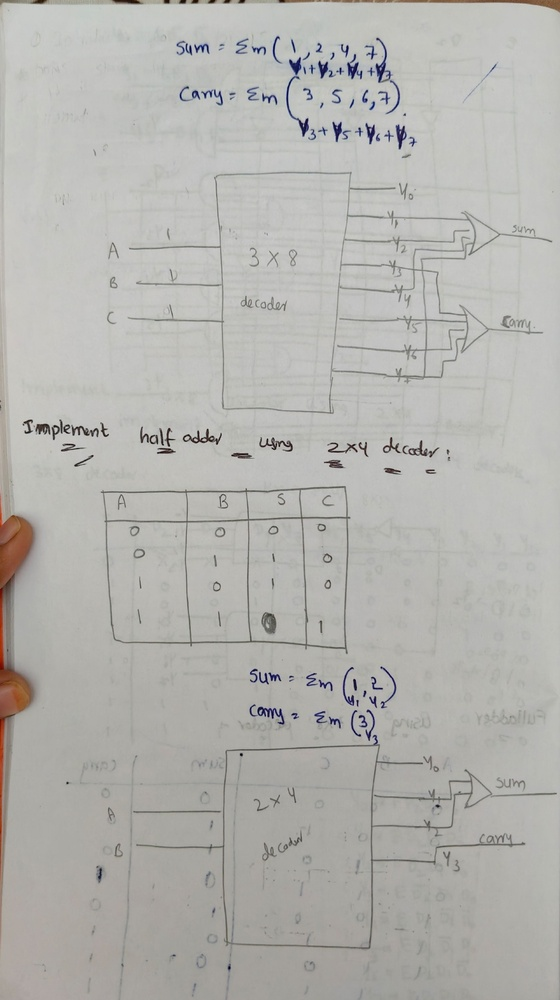
#> input picture test_images/real/3rd unit 2nd half 2-mid  (3)_page-0022.jpg, 560 x 1000 px, shrunk from 924 x 1650 before the run
$ python -i image_forensics.py   (imports and definitions only)   (older library calls are emulated)
#> lines starting #> are read from the running program, lines starting #| are printed output that depends on the picture; after the words box and inside, x2 and y2 are one past the last pixel; in counts of white or black regions, pixels touching at a corner belong together
### pipeline/stroke_analysis.py
"""
STROKE ANALYSIS - COMPLETELY REWRITTEN
The old version was returning 1.0 for everything
This version uses different approach: texture analysis instead of edge detection
"""

import cv2
import numpy as np
from scipy.stats import entropy
from scipy.ndimage import generic_filter

def extract_ink_regions(gray_img, threshold=127):
    """
    Extract only the ink (dark) regions
    """
    # Invert: ink becomes white, paper becomes black
    inverted = 255 - gray_img

    # Threshold to get binary mask
    _, binary = cv2.threshold(inverted, threshold, 255, cv2.THRESH_BINARY)

    return binary

def analyze_ink_texture(gray_img):
    """
    Analyze texture of ink strokes
    Real ink: grainy, variable intensity
    AI ink: smooth, uniform
    """
    # Get ink regions
    ink_mask = extract_ink_regions(gray_img)

    # Get intensity values in ink regions
    ink_pixels = gray_img[ink_mask > 0]

    if len(ink_pixels) < 100:
        return 0.5  # Not enough ink

    # 1. Intensity variance (real ink varies more)
    intensity_var = np.var(ink_pixels)

    # 2. Local variance (texture roughness)
    def local_variance(values):
        return np.var(values)

    # Calculate local variance in 5x5 windows
    local_var_map = generic_filter(gray_img.astype(float), local_variance, size=5)
    local_var_in_ink = local_var_map[ink_mask > 0]

    if len(local_var_in_ink) > 0:
        texture_roughness = np.mean(local_var_in_ink)
    else:
        texture_roughness = 0.0

    # 3. Edge sharpness (AI edges are too perfect)
    edges = cv2.Canny(gray_img, 100, 200)
    edge_in_ink = edges[ink_mask > 0]
    edge_density = np.sum(edge_in_ink) / (len(ink_pixels) + 1)

    # Real handwriting: intensity_var ~400-800, texture_roughness ~50-150, edge_density ~0.1-0.3
    # AI: intensity_var ~200-400, texture_roughness ~20-50, edge_density ~0.05-0.15

    # Scoring
    if intensity_var > 500:
        var_score = 0.0  # Real
    elif intensity_var < 300:
        var_score = 1.0  # AI
    else:
        var_score = (500 - intensity_var) / 200

    if texture_roughness > 100:
        texture_score = 0.0  # Real
    elif texture_roughness < 40:
        texture_score = 1.0  # AI
    else:
        texture_score = (100 - texture_roughness) / 60

    if edge_density > 0.25:
        edge_score = 0.0  # Real - lots of variation
    elif edge_density < 0.1:
        edge_score = 1.0  # AI - too smooth
    else:
        edge_score = (0.25 - edge_density) / 0.15

    # Combine
    score = 0.4 * var_score + 0.35 * texture_score + 0.25 * edge_score

    return max(0.0, min(1.0, score))

def analyze_stroke_pressure(gray_img):
    """
    Analyze pressure variation (width changes)
    Real: varies with pressure
    AI: constant width
    """
    # Get ink regions
    ink_mask = extract_ink_regions(gray_img)

    # Distance transform shows "thickness" at each point
    dist_transform = cv2.distanceTransform(ink_mask, cv2.DIST_L2, 5)

    # Get thickness values where there's ink
    thickness_values = dist_transform[ink_mask > 0]

    if len(thickness_values) < 50:
        return 0.5

    # Calculate statistics
    thickness_std = np.std(thickness_values)
    thickness_range = np.ptp(thickness_values)  # max - min
    thickness_cv = thickness_std / (np.mean(thickness_values) + 1e-6)

    # Real: std ~2-5, range ~8-20, CV ~0.3-0.7
    # AI: std ~0.5-2, range ~2-8, CV ~0.1-0.3

    if thickness_std > 3:
        std_score = 0.0
    elif thickness_std < 1.5:
        std_score = 1.0
    else:
        std_score = (3 - thickness_std) / 1.5

    if thickness_range > 12:
        range_score = 0.0
    elif thickness_range < 5:
        range_score = 1.0
    else:
        range_score = (12 - thickness_range) / 7

    if thickness_cv > 0.4:
        cv_score = 0.0
    elif thickness_cv < 0.2:
        cv_score = 1.0
    else:
        cv_score = (0.4 - thickness_cv) / 0.2

    score = 0.4 * std_score + 0.3 * range_score + 0.3 * cv_score

    return max(0.0, min(1.0, score))

def analyze_stroke_direction(gray_img):
    """
    Analyze stroke direction changes
    Real: natural curves, direction changes
    AI: too smooth, mechanical
    """
    # Calculate gradients
    sobelx = cv2.Sobel(gray_img, cv2.CV_64F, 1, 0, ksize=3)
    sobely = cv2.Sobel(gray_img, cv2.CV_64F, 0, 1, ksize=3)

    # Get angles
    angles = np.arctan2(sobely, sobelx)

    # Get ink regions
    ink_mask = extract_ink_regions(gray_img)
    angles_in_ink = angles[ink_mask > 0]

    if len(angles_in_ink) < 100:
        return 0.5

    # Calculate directional variance
    # Real handwriting has more angular variation
    angle_std = np.std(angles_in_ink)

    # Histogram of angles
    hist, _ = np.histogram(angles_in_ink, bins=36, range=(-np.pi, np.pi))
    angle_entropy = entropy(hist + 1)

    # Real: angle_std ~0.8-1.5, entropy ~2.5-3.5
    # AI: angle_std ~0.4-0.8, entropy ~1.5-2.5

    if angle_std > 1.0:
        std_score = 0.0
    elif angle_std < 0.6:
        std_score = 1.0
    else:
        std_score = (1.0 - angle_std) / 0.4

    if angle_entropy > 3.0:
        ent_score = 0.0
    elif angle_entropy < 2.0:
        ent_score = 1.0
    else:
        ent_score = (3.0 - angle_entropy) / 1.0

    score = 0.6 * std_score + 0.4 * ent_score

    return max(0.0, min(1.0, score))

def analyze_stroke_naturalness(gray_img):
    """
    MAIN FUNCTION: Combines all stroke analyses
    Returns score [0,1] where higher = more AI-like
    """
    # Run all analyses
    texture_score = analyze_ink_texture(gray_img)
    pressure_score = analyze_stroke_pressure(gray_img)
    direction_score = analyze_stroke_direction(gray_img)

    # Weighted combination
    final_score = (
        0.40 * texture_score +
        0.35 * pressure_score +
        0.25 * direction_score
    )

    return max(0.0, min(1.0, final_score))

### pipeline/image_forensics.py
"""
Image Forensics Module - UPDATED WITH NEW STROKE ANALYSIS
Analyzes pixel-level behavior: noise, strokes, paper
"""

import cv2
import numpy as np
from scipy.stats import entropy

# Import the new stroke analysis
from pipeline.stroke_analysis import analyze_stroke_naturalness

# ==================== NOISE ANALYSIS ====================

def extract_noise_residual(gray_img):
    """Extract noise by subtracting smoothed version"""
    blurred = cv2.GaussianBlur(gray_img, (5, 5), 0)
    noise = gray_img.astype(np.float32) - blurred.astype(np.float32)
    return noise

def noise_variance_map(noise, block_size=32):
    """Measure noise variance across spatial blocks"""
    h, w = noise.shape
    variances = []

    for y in range(0, h - block_size, block_size):
        for x in range(0, w - block_size, block_size):
            block = noise[y:y+block_size, x:x+block_size]
            variances.append(np.var(block))

    return np.array(variances)

def fft_energy_ratio(noise):
    """Analyze frequency spectrum of noise"""
    fft = np.fft.fft2(noise)
    fft_shift = np.fft.fftshift(fft)
    magnitude = np.abs(fft_shift)

    h, w = magnitude.shape
    center = magnitude[h//4:3*h//4, w//4:3*w//4]

    high_freq = magnitude.sum() - center.sum()
    low_freq = center.sum()

    return high_freq / (low_freq + 1e-6)

def noise_authenticity_score(gray_img):
    """
    Improved noise analysis
    Higher = more synthetic-like
    """
    noise = extract_noise_residual(gray_img)
    variances = noise_variance_map(noise)

    if len(variances) == 0:
        return 0.5

    variance_std = np.std(variances)
    variance_mean = np.mean(variances)
    freq_ratio = fft_energy_ratio(noise)

    # Add: Check noise distribution uniformity
    variance_cv = variance_std / (variance_mean + 1e-6)

    # Real photos: variance_std ~15-50, freq_ratio ~0.9-2.0, CV ~0.5-1.5
    # AI images: variance_std ~2-15, freq_ratio ~0.3-0.9, CV ~0.2-0.5

    # Variance scoring
    if variance_std > 25:
        var_score = 0.0
    elif variance_std < 8:
        var_score = 1.0
    else:
        var_score = (25 - variance_std) / 17.0

    # Frequency ratio scoring
    if freq_ratio > 1.2:
        freq_score = 0.0
    elif freq_ratio < 0.6:
        freq_score = 1.0
    else:
        freq_score = (1.2 - freq_ratio) / 0.6

    # CV scoring (uniformity check)
    if variance_cv > 0.8:
        cv_score = 0.0  # Real - non-uniform
    elif variance_cv < 0.3:
        cv_score = 1.0  # AI - too uniform
    else:
        cv_score = (0.8 - variance_cv) / 0.5

    # Weighted combination
    score = 0.45 * var_score + 0.35 * freq_score + 0.20 * cv_score

    return max(0.0, min(1.0, score))

# ==================== PAPER TEXTURE ====================

def extract_background_regions(gray_img, threshold=180):
    """Sample ink-free (paper) regions"""
    background_mask = gray_img > threshold
    background_pixels = gray_img[background_mask]
    return background_pixels

def texture_entropy(pixels):
    """Measure randomness in paper texture"""
    if len(pixels) < 100:
        return 0.0

    hist, _ = np.histogram(pixels, bins=30, density=True)
    return entropy(hist + 1e-6)

def analyze_paper_grain(gray_img):
    """
    Analyze paper grain patterns
    Real paper: visible fiber structure
    AI paper: too clean or artificial
    """
    bg_pixels = extract_background_regions(gray_img, threshold=180)

    if len(bg_pixels) < 500:
        return 0.5

    # 1. Entropy
    tex_entropy = texture_entropy(bg_pixels)

    # 2. Overall variance
    tex_variance = np.var(bg_pixels)

    # 3. Local texture roughness
    if len(bg_pixels) > 1000:
        sample = bg_pixels[:1000]
        local_vars = []
        for i in range(0, len(sample)-10, 10):
            local_vars.append(np.var(sample[i:i+10]))
        texture_roughness = np.std(local_vars)
    else:
        texture_roughness = 0.0

    # 4. Check for unnatural uniformity
    # Count how many pixels are in narrow range
    median_val = np.median(bg_pixels)
    narrow_range = np.sum(np.abs(bg_pixels - median_val) < 5)
    uniformity_ratio = narrow_range / len(bg_pixels)

    # Real paper: entropy ~2-3.5, variance ~50-200, roughness ~10-30, uniformity ~0.2-0.4
    # AI paper: entropy ~1-2 or >4, variance ~10-50 or >300, roughness ~2-10, uniformity <0.2 or >0.5

    # Entropy scoring (both extremes are suspicious)
    if 2.0 < tex_entropy < 3.5:
        entropy_score = 0.0
    else:
        entropy_score = min(1.0, abs(tex_entropy - 2.75) / 1.5)

    # Variance scoring
    if 60 < tex_variance < 180:
        var_score = 0.0
    elif tex_variance < 30:
        var_score = 1.0
    elif tex_variance > 250:
        var_score = 0.8
    else:
        var_score = 0.4

    # Roughness scoring
    if texture_roughness > 12:
        rough_score = 0.0
    elif texture_roughness < 5:
        rough_score = 1.0
    else:
        rough_score = (12 - texture_roughness) / 7.0

    # Uniformity scoring
    if 0.25 < uniformity_ratio < 0.45:
        uniform_score = 0.0  # Natural
    elif uniformity_ratio < 0.15 or uniformity_ratio > 0.6:
        uniform_score = 1.0  # Suspicious
    else:
        uniform_score = 0.5

    score = 0.35 * entropy_score + 0.30 * var_score + 0.20 * rough_score + 0.15 * uniform_score

    return max(0.0, min(1.0, score))

# ==================== FUSION ====================

def analyze_image_forensics(gray_img):
    """
    Run all image forensics modules
    Returns dict of scores
    """
    noise_score = noise_authenticity_score(gray_img)
    stroke_score = analyze_stroke_naturalness(gray_img)  # NEW STROKE MODULE
    paper_score = analyze_paper_grain(gray_img)

    # Weighted fusion - Paper module weighted highest (best performer)
    # Stroke module weighted second (new implementation)
    image_forensics_score = (
        0.20 * noise_score +      # Reduced (weakest)
        0.40 * stroke_score +     # Increased (new module)
        0.40 * paper_score        # Highest (best performer)
    )

    return {
        'noise': noise_score,
        'stroke': stroke_score,
        'paper': paper_score,
        'image_forensics': image_forensics_score
    }

>>> import cv2
>>> picture = cv2.imread('../test_images/real/3rd unit 2nd half 2-mid  (3)_page-0022.jpg', cv2.IMREAD_GRAYSCALE)
>>> result = analyze_image_forensics(picture)
#> after the loop in noise_variance_map, `for y in range(0, h - block_size, block_size):`:
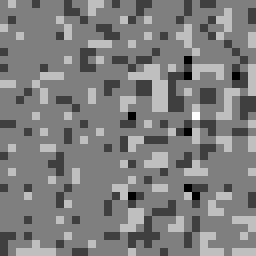
#> block: shape (32, 32) float32 (shown 8 times larger); min -2, max 2, mean -0.0137; drawn with min black and max white
#> after the loop in noise_variance_map, `for y in range(0, h - block_size, block_size):`: variances = 527 values, max 642.6 at index 385, min 0.165 at index 443, mean 51.56
#> in noise_authenticity_score, `variance_std = np.std(variances)`: variance_std = 91.2
#> in noise_authenticity_score, `variance_mean = np.mean(variances)`: variance_mean = 51.56
#> in fft_energy_ratio, `center = magnitude[h//4:3*h//4, w//4:3*w//4]`:
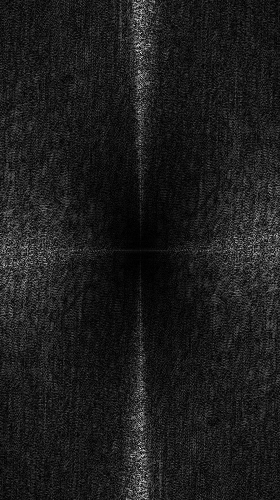
#> center: shape (500, 280) float64; min 14.67, max 49809, mean 5670.2; drawn with min black and max white
#> in fft_energy_ratio, `high_freq = magnitude.sum() - center.sum()`: high_freq = 1.36e+09
#> in fft_energy_ratio, `low_freq = center.sum()`: low_freq = 793832522.2
#> in noise_authenticity_score, `freq_ratio = fft_energy_ratio(noise)`: freq_ratio = 1.71
#> in noise_authenticity_score, `variance_cv = variance_std / (variance_mean + 1e-6)`: variance_cv = 1.77
#> in analyze_image_forensics, `noise_score = noise_authenticity_score(gray_img)`: noise_score = 0
#> in extract_ink_regions, `inverted = 255 - gray_img`:
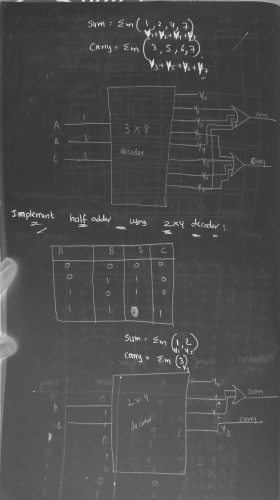
#> inverted: shape (1000, 560) (shown at 1/2 size); min 38, max 254, mean 76
#> in extract_ink_regions, `_, binary = cv2.threshold(inverted, threshold, 255, cv2.THRESH_BINARY)`:
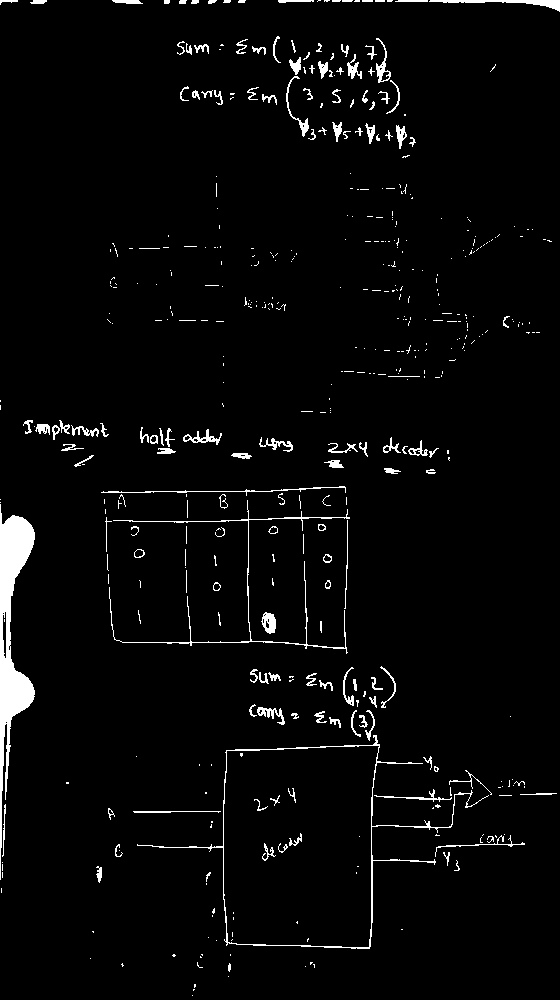
#> binary: shape (1000, 560); 3.2% white; 480 white regions (340 under 20 px), largest, box (x1, y1, x2, y2) and area: (0, 504, 35, 880) 4729, (137, 735, 489, 949) 1521, (109, 500, 350, 654) 1063
#> in analyze_ink_texture, `ink_pixels = gray_img[ink_mask > 0]`: ink_pixels = 17654 values, max 127 at index 58, min 1 at index 11370, mean 92.59
#> in analyze_ink_texture, `intensity_var = np.var(ink_pixels)`: intensity_var = 803.5
#> in analyze_ink_texture, `local_var_in_ink = local_var_map[ink_mask > 0]`: local_var_in_ink = 17654 values, max 5694.5 at index 3406, min 0.186 at index 13040, mean 1347.7
#> in analyze_ink_texture, `texture_roughness = np.mean(local_var_in_ink)`: texture_roughness = 1347.7
#> in analyze_ink_texture, `edges = cv2.Canny(gray_img, 100, 200)`:
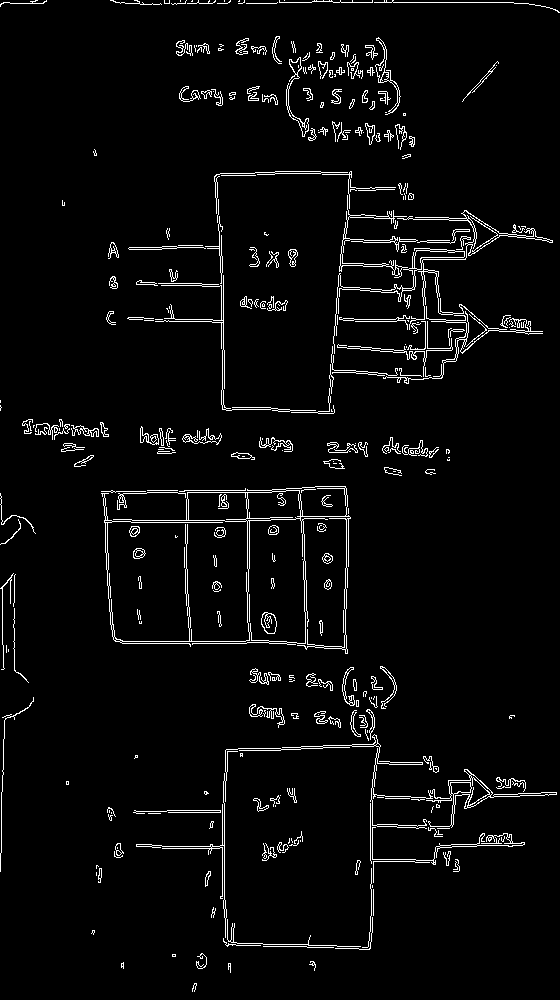
#> edges: shape (1000, 560); 3.8% white in thin lines or dots
#> in analyze_ink_texture, `edge_in_ink = edges[ink_mask > 0]`: edge_in_ink = 17654 values, max 255 at index 20, min 0 at index 0, mean 59.01
#> in analyze_ink_texture, `edge_density = np.sum(edge_in_ink) / (len(ink_pixels) + 1)`: edge_density = 59
#> in analyze_stroke_naturalness, `texture_score = analyze_ink_texture(gray_img)`: texture_score = 0
#> in analyze_stroke_pressure, `thickness_values = dist_transform[ink_mask > 0]`: thickness_values = 17654 values, max 27.39 at index 8480, min 1 at index 17, mean 3
#> in analyze_stroke_pressure, `thickness_std = np.std(thickness_values)`: thickness_std = 4.53
#> in analyze_stroke_pressure, `thickness_range = np.ptp(thickness_values)`: thickness_range = 26.39
#> in analyze_stroke_pressure, `thickness_cv = thickness_std / (np.mean(thickness_values) + 1e-6)`: thickness_cv = 1.51
#> in analyze_stroke_naturalness, `pressure_score = analyze_stroke_pressure(gray_img)`: pressure_score = 0
#> in analyze_stroke_direction, `angles = np.arctan2(sobely, sobelx)`:
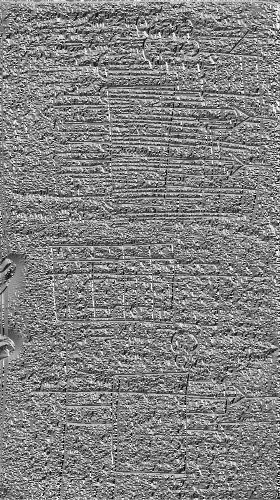
#> angles: shape (1000, 560) float64 (shown at 1/2 size); min -3.14, max 3.14, mean 0.0527; drawn with min black and max white
#> in analyze_stroke_direction, `angles_in_ink = angles[ink_mask > 0]`: angles_in_ink = 17654 values, max 3.14 at index 1, min -3.14 at index 13606, mean 0.0924
#> in analyze_stroke_direction, `angle_std = np.std(angles_in_ink)`: angle_std = 1.75
#> in analyze_stroke_direction, `hist, _ = np.histogram(angles_in_ink, bins=36, range=(-np.pi, np.pi))`: hist = 36 values, max 1389 at index 18, min 206 at index 30, mean 490.4
#> in analyze_stroke_direction, `angle_entropy = entropy(hist + 1)`: angle_entropy = 3.44
#> in analyze_stroke_naturalness, `direction_score = analyze_stroke_direction(gray_img)`: direction_score = 0
#> in extract_background_regions, `background_mask = gray_img > threshold`:
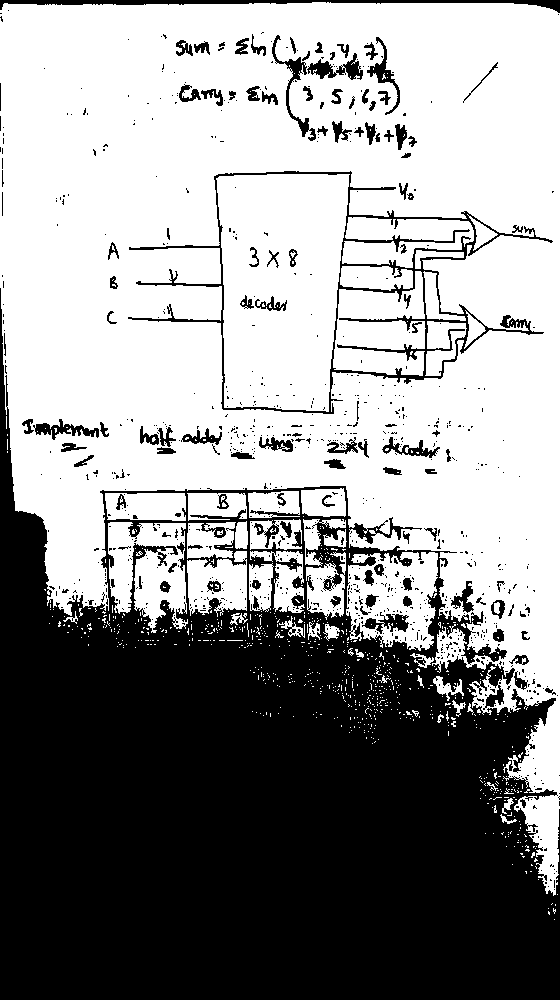
#> background_mask: shape (1000, 560) bool; 57.8% white; 890 black regions (776 under 20 px), largest, box (x1, y1, x2, y2) and area: (0, 288, 560, 1000) 213423, (128, 171, 553, 414) 6535, (0, 0, 560, 13) 2177
#> in texture_entropy, `hist, _ = np.histogram(pixels, bins=30, density=True)`: hist = 30 values, max 0.131 at index 10, min 0 at index 26, mean 0.0278
#> in analyze_paper_grain, `tex_entropy = texture_entropy(bg_pixels)`: tex_entropy = 2.7
#> in analyze_paper_grain, `tex_variance = np.var(bg_pixels)`: tex_variance = 25.45
#> in analyze_paper_grain, `sample = bg_pixels[:1000]`: sample = 1000 values, max 207 at index 752, min 181 at index 20, mean 192.4
#> the loop in analyze_paper_grain, `for i in range(0, len(sample)-10, 10):` made 99 passes
#> i on passes 2 to 9: 10, 20, 30, 40, 50, 60, 70, 80
#> after the loop in analyze_paper_grain, `for i in range(0, len(sample)-10, 10):`: local_vars = 99 values, max 57.81 at index 71, min 0.21 at index 44, mean 4.36
#> in analyze_paper_grain, `texture_roughness = np.std(local_vars)`: texture_roughness = 6.31
#> in analyze_paper_grain, `median_val = np.median(bg_pixels)`: median_val = 192
#> in analyze_paper_grain, `narrow_range = np.sum(np.abs(bg_pixels - median_val) < 5)`: narrow_range = 198414
#> in analyze_paper_grain, `uniformity_ratio = narrow_range / len(bg_pixels)`: uniformity_ratio = 0.612
#> in analyze_paper_grain, `rough_score = (12 - texture_roughness) / 7.0`: rough_score = 0.814
#> in analyze_paper_grain, `score = 0.35 * entropy_score + 0.30 * var_score + 0.20 * rough_score +..`: score = 0.613
#> in analyze_image_forensics, `image_forensics_score = ( 0.20 * noise_score +`: image_forensics_score = 0.245
#> result = {'noise': 0, 'stroke': 0, 'paper': 0.613, 'image_forensics': 0.245}
